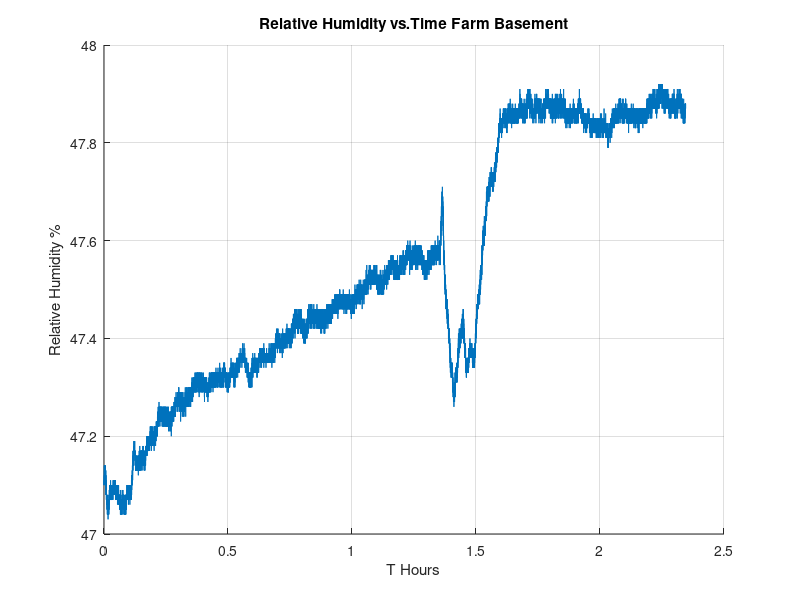

Write the MATLAB code that produced this figure.
% Reading a text file with Relative Humidity data collected from the Si7021 and read
% via the arduino and saved onto an SD card 
% Depending on the situation, tweak the code to represent the current Humidity
% Data situation. Learn lots, and have fun!

clear all;
clc;
H=textread("HDATA.Stove.TXT","%f");% import temperature data form PTDATA.TXT
H1=transpose(H); % transpose the text file rows into columns
vec=columns(H1); % this makes sure the vector size is correct
h0=.25.*vec.*(1/60).*(1/60); % number hours during data measurement 
h=linspace(0,h0,vec);% to find the number of data points inter the code
% "columns(H1)" to make sure that the vector size matches.
% the arduino is taking readings every .250 seconds, and there were 
% vec data points, implying that vec*.250=#seconds...Thanks for your time.

m=mean(H1) % average Humidity
mod=mode(H1) % Most occured Humidity value
med=median(H1) % Middle value
hm=min(H1)  % Minimum Humidity value
hmax=max(H1) % Maximum Humidity value
rang=range(H1) % Humidity Range

hold on;
grid on;

plot(h,H1);


xlabel("T Hours");
ylabel("Relative Humidity %");
title("Relative Humidity vs.Time Farm Basement");
saveas(1,"FarmBaseStove","pdf");
